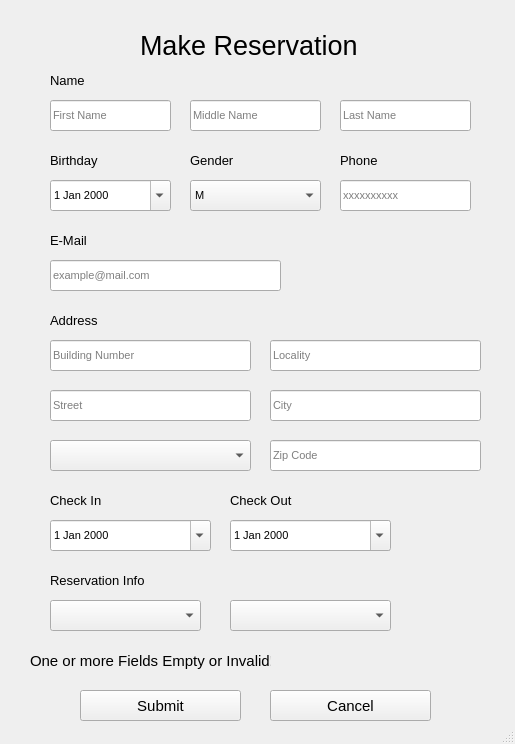
<?xml version="1.0" encoding="UTF-8"?>
<ui version="4.0">
 <class>make_reservation</class>
 <widget class="QMainWindow" name="make_reservation">
  <property name="geometry">
   <rect>
    <x>0</x>
    <y>0</y>
    <width>515</width>
    <height>744</height>
   </rect>
  </property>
  <property name="font">
   <font>
    <pointsize>6</pointsize>
   </font>
  </property>
  <property name="windowTitle">
   <string>MainWindow</string>
  </property>
  <property name="statusTip">
   <string/>
  </property>
  <property name="accessibleDescription">
   <string/>
  </property>
  <widget class="QWidget" name="centralwidget">
   <widget class="QPushButton" name="submit">
    <property name="geometry">
     <rect>
      <x>80</x>
      <y>690</y>
      <width>161</width>
      <height>31</height>
     </rect>
    </property>
    <property name="font">
     <font>
      <pointsize>11</pointsize>
     </font>
    </property>
    <property name="text">
     <string>Submit</string>
    </property>
   </widget>
   <widget class="QLabel" name="name_label">
    <property name="geometry">
     <rect>
      <x>50</x>
      <y>70</y>
      <width>51</width>
      <height>20</height>
     </rect>
    </property>
    <property name="font">
     <font>
      <pointsize>10</pointsize>
     </font>
    </property>
    <property name="toolTip">
     <string>&lt;html&gt;&lt;head/&gt;&lt;body&gt;&lt;p&gt;Name&lt;/p&gt;&lt;/body&gt;&lt;/html&gt;</string>
    </property>
    <property name="whatsThis">
     <string>&lt;html&gt;&lt;head/&gt;&lt;body&gt;&lt;p&gt;Name&lt;/p&gt;&lt;/body&gt;&lt;/html&gt;</string>
    </property>
    <property name="text">
     <string>Name</string>
    </property>
   </widget>
   <widget class="QLabel" name="birthday_label">
    <property name="geometry">
     <rect>
      <x>50</x>
      <y>150</y>
      <width>71</width>
      <height>21</height>
     </rect>
    </property>
    <property name="font">
     <font>
      <pointsize>10</pointsize>
     </font>
    </property>
    <property name="toolTip">
     <string>&lt;html&gt;&lt;head/&gt;&lt;body&gt;&lt;p&gt;Name&lt;/p&gt;&lt;/body&gt;&lt;/html&gt;</string>
    </property>
    <property name="whatsThis">
     <string>&lt;html&gt;&lt;head/&gt;&lt;body&gt;&lt;p&gt;Name&lt;/p&gt;&lt;/body&gt;&lt;/html&gt;</string>
    </property>
    <property name="text">
     <string>Birthday</string>
    </property>
   </widget>
   <widget class="QLabel" name="makereservation_lable">
    <property name="geometry">
     <rect>
      <x>140</x>
      <y>30</y>
      <width>261</width>
      <height>31</height>
     </rect>
    </property>
    <property name="font">
     <font>
      <pointsize>20</pointsize>
     </font>
    </property>
    <property name="text">
     <string>Make Reservation</string>
    </property>
   </widget>
   <widget class="QDateEdit" name="birthday">
    <property name="geometry">
     <rect>
      <x>50</x>
      <y>180</y>
      <width>121</width>
      <height>31</height>
     </rect>
    </property>
    <property name="font">
     <font>
      <pointsize>8</pointsize>
     </font>
    </property>
    <property name="calendarPopup">
     <bool>true</bool>
    </property>
   </widget>
   <widget class="QLabel" name="gender_label">
    <property name="geometry">
     <rect>
      <x>190</x>
      <y>150</y>
      <width>71</width>
      <height>21</height>
     </rect>
    </property>
    <property name="font">
     <font>
      <pointsize>10</pointsize>
     </font>
    </property>
    <property name="toolTip">
     <string>&lt;html&gt;&lt;head/&gt;&lt;body&gt;&lt;p&gt;Name&lt;/p&gt;&lt;/body&gt;&lt;/html&gt;</string>
    </property>
    <property name="whatsThis">
     <string>&lt;html&gt;&lt;head/&gt;&lt;body&gt;&lt;p&gt;Name&lt;/p&gt;&lt;/body&gt;&lt;/html&gt;</string>
    </property>
    <property name="text">
     <string>Gender</string>
    </property>
   </widget>
   <widget class="QComboBox" name="gender">
    <property name="geometry">
     <rect>
      <x>190</x>
      <y>180</y>
      <width>131</width>
      <height>31</height>
     </rect>
    </property>
    <property name="font">
     <font>
      <pointsize>8</pointsize>
     </font>
    </property>
    <item>
     <property name="text">
      <string>M</string>
     </property>
    </item>
    <item>
     <property name="text">
      <string>F</string>
     </property>
    </item>
   </widget>
   <widget class="QLabel" name="phone_label">
    <property name="geometry">
     <rect>
      <x>340</x>
      <y>150</y>
      <width>71</width>
      <height>21</height>
     </rect>
    </property>
    <property name="font">
     <font>
      <pointsize>10</pointsize>
     </font>
    </property>
    <property name="toolTip">
     <string>&lt;html&gt;&lt;head/&gt;&lt;body&gt;&lt;p&gt;Name&lt;/p&gt;&lt;/body&gt;&lt;/html&gt;</string>
    </property>
    <property name="whatsThis">
     <string>&lt;html&gt;&lt;head/&gt;&lt;body&gt;&lt;p&gt;Name&lt;/p&gt;&lt;/body&gt;&lt;/html&gt;</string>
    </property>
    <property name="text">
     <string>Phone</string>
    </property>
   </widget>
   <widget class="QLabel" name="email_label">
    <property name="geometry">
     <rect>
      <x>50</x>
      <y>230</y>
      <width>71</width>
      <height>21</height>
     </rect>
    </property>
    <property name="font">
     <font>
      <pointsize>10</pointsize>
     </font>
    </property>
    <property name="toolTip">
     <string>&lt;html&gt;&lt;head/&gt;&lt;body&gt;&lt;p&gt;Name&lt;/p&gt;&lt;/body&gt;&lt;/html&gt;</string>
    </property>
    <property name="whatsThis">
     <string>&lt;html&gt;&lt;head/&gt;&lt;body&gt;&lt;p&gt;Name&lt;/p&gt;&lt;/body&gt;&lt;/html&gt;</string>
    </property>
    <property name="text">
     <string>E-Mail</string>
    </property>
   </widget>
   <widget class="QLabel" name="address_label">
    <property name="geometry">
     <rect>
      <x>50</x>
      <y>310</y>
      <width>71</width>
      <height>21</height>
     </rect>
    </property>
    <property name="font">
     <font>
      <pointsize>10</pointsize>
     </font>
    </property>
    <property name="toolTip">
     <string>&lt;html&gt;&lt;head/&gt;&lt;body&gt;&lt;p&gt;Name&lt;/p&gt;&lt;/body&gt;&lt;/html&gt;</string>
    </property>
    <property name="whatsThis">
     <string>&lt;html&gt;&lt;head/&gt;&lt;body&gt;&lt;p&gt;Name&lt;/p&gt;&lt;/body&gt;&lt;/html&gt;</string>
    </property>
    <property name="text">
     <string>Address</string>
    </property>
   </widget>
   <widget class="QComboBox" name="state">
    <property name="geometry">
     <rect>
      <x>50</x>
      <y>440</y>
      <width>201</width>
      <height>31</height>
     </rect>
    </property>
    <property name="font">
     <font>
      <pointsize>8</pointsize>
     </font>
    </property>
    <property name="placeholderText">
     <string>State</string>
    </property>
    <item>
     <property name="text">
      <string>State</string>
     </property>
    </item>
    <item>
     <property name="text">
      <string>Andhra Pradesh</string>
     </property>
    </item>
    <item>
     <property name="text">
      <string>Arunachal Pradesh</string>
     </property>
    </item>
    <item>
     <property name="text">
      <string>Bihar</string>
     </property>
    </item>
    <item>
     <property name="text">
      <string>Chhattisgarh</string>
     </property>
    </item>
    <item>
     <property name="text">
      <string>Delhi</string>
     </property>
    </item>
    <item>
     <property name="text">
      <string>Goa</string>
     </property>
    </item>
    <item>
     <property name="text">
      <string>Gujarat</string>
     </property>
    </item>
    <item>
     <property name="text">
      <string>Haryana</string>
     </property>
    </item>
    <item>
     <property name="text">
      <string>Himachal Pradesh</string>
     </property>
    </item>
    <item>
     <property name="text">
      <string>Jharkhand</string>
     </property>
    </item>
    <item>
     <property name="text">
      <string>Karnataka</string>
     </property>
    </item>
    <item>
     <property name="text">
      <string>Kerala</string>
     </property>
    </item>
    <item>
     <property name="text">
      <string>Assam</string>
     </property>
    </item>
    <item>
     <property name="text">
      <string>Madhya Pradesh</string>
     </property>
    </item>
    <item>
     <property name="text">
      <string>Maharashtra</string>
     </property>
    </item>
    <item>
     <property name="text">
      <string>Manipur</string>
     </property>
    </item>
    <item>
     <property name="text">
      <string>Meghalaya</string>
     </property>
    </item>
    <item>
     <property name="text">
      <string>Mizoram</string>
     </property>
    </item>
    <item>
     <property name="text">
      <string>Nagaland</string>
     </property>
    </item>
    <item>
     <property name="text">
      <string>Odisha</string>
     </property>
    </item>
    <item>
     <property name="text">
      <string>Punjab</string>
     </property>
    </item>
    <item>
     <property name="text">
      <string>Rajasthan</string>
     </property>
    </item>
    <item>
     <property name="text">
      <string>Sikkim</string>
     </property>
    </item>
    <item>
     <property name="text">
      <string>Tamil Nadu</string>
     </property>
    </item>
    <item>
     <property name="text">
      <string>Telangana</string>
     </property>
    </item>
    <item>
     <property name="text">
      <string>Tripura</string>
     </property>
    </item>
    <item>
     <property name="text">
      <string>Uttarakhand</string>
     </property>
    </item>
    <item>
     <property name="text">
      <string>Uttar Pradesh</string>
     </property>
    </item>
    <item>
     <property name="text">
      <string>West Bengal</string>
     </property>
    </item>
   </widget>
   <widget class="QLabel" name="reservationinfo_label">
    <property name="geometry">
     <rect>
      <x>50</x>
      <y>570</y>
      <width>141</width>
      <height>21</height>
     </rect>
    </property>
    <property name="font">
     <font>
      <pointsize>10</pointsize>
     </font>
    </property>
    <property name="toolTip">
     <string>&lt;html&gt;&lt;head/&gt;&lt;body&gt;&lt;p&gt;Name&lt;/p&gt;&lt;/body&gt;&lt;/html&gt;</string>
    </property>
    <property name="whatsThis">
     <string>&lt;html&gt;&lt;head/&gt;&lt;body&gt;&lt;p&gt;Name&lt;/p&gt;&lt;/body&gt;&lt;/html&gt;</string>
    </property>
    <property name="text">
     <string>Reservation Info</string>
    </property>
   </widget>
   <widget class="QComboBox" name="guests">
    <property name="geometry">
     <rect>
      <x>50</x>
      <y>600</y>
      <width>151</width>
      <height>31</height>
     </rect>
    </property>
    <property name="font">
     <font>
      <pointsize>8</pointsize>
     </font>
    </property>
    <property name="placeholderText">
     <string>Number of People</string>
    </property>
    <item>
     <property name="text">
      <string>Number of People</string>
     </property>
    </item>
    <item>
     <property name="text">
      <string>1</string>
     </property>
    </item>
    <item>
     <property name="text">
      <string>2</string>
     </property>
    </item>
    <item>
     <property name="text">
      <string>3</string>
     </property>
    </item>
    <item>
     <property name="text">
      <string>4</string>
     </property>
    </item>
   </widget>
   <widget class="QComboBox" name="roomtype">
    <property name="geometry">
     <rect>
      <x>230</x>
      <y>600</y>
      <width>161</width>
      <height>31</height>
     </rect>
    </property>
    <property name="font">
     <font>
      <pointsize>8</pointsize>
     </font>
    </property>
    <property name="placeholderText">
     <string>Room Type</string>
    </property>
    <item>
     <property name="text">
      <string>Room Type</string>
     </property>
    </item>
   </widget>
   <widget class="QDateEdit" name="checkin">
    <property name="geometry">
     <rect>
      <x>50</x>
      <y>520</y>
      <width>161</width>
      <height>31</height>
     </rect>
    </property>
    <property name="font">
     <font>
      <pointsize>8</pointsize>
     </font>
    </property>
    <property name="calendarPopup">
     <bool>true</bool>
    </property>
   </widget>
   <widget class="QLabel" name="checkin_label">
    <property name="geometry">
     <rect>
      <x>50</x>
      <y>490</y>
      <width>111</width>
      <height>21</height>
     </rect>
    </property>
    <property name="font">
     <font>
      <pointsize>10</pointsize>
     </font>
    </property>
    <property name="toolTip">
     <string>&lt;html&gt;&lt;head/&gt;&lt;body&gt;&lt;p&gt;Name&lt;/p&gt;&lt;/body&gt;&lt;/html&gt;</string>
    </property>
    <property name="whatsThis">
     <string>&lt;html&gt;&lt;head/&gt;&lt;body&gt;&lt;p&gt;Name&lt;/p&gt;&lt;/body&gt;&lt;/html&gt;</string>
    </property>
    <property name="text">
     <string>Check In </string>
    </property>
   </widget>
   <widget class="QDateEdit" name="checkout">
    <property name="geometry">
     <rect>
      <x>230</x>
      <y>520</y>
      <width>161</width>
      <height>31</height>
     </rect>
    </property>
    <property name="font">
     <font>
      <pointsize>8</pointsize>
     </font>
    </property>
    <property name="calendarPopup">
     <bool>true</bool>
    </property>
   </widget>
   <widget class="QLabel" name="checkout_label">
    <property name="geometry">
     <rect>
      <x>230</x>
      <y>490</y>
      <width>131</width>
      <height>21</height>
     </rect>
    </property>
    <property name="font">
     <font>
      <pointsize>10</pointsize>
     </font>
    </property>
    <property name="toolTip">
     <string>&lt;html&gt;&lt;head/&gt;&lt;body&gt;&lt;p&gt;Name&lt;/p&gt;&lt;/body&gt;&lt;/html&gt;</string>
    </property>
    <property name="whatsThis">
     <string>&lt;html&gt;&lt;head/&gt;&lt;body&gt;&lt;p&gt;Name&lt;/p&gt;&lt;/body&gt;&lt;/html&gt;</string>
    </property>
    <property name="text">
     <string>Check Out </string>
    </property>
   </widget>
   <widget class="QPushButton" name="back">
    <property name="geometry">
     <rect>
      <x>270</x>
      <y>690</y>
      <width>161</width>
      <height>31</height>
     </rect>
    </property>
    <property name="font">
     <font>
      <pointsize>11</pointsize>
     </font>
    </property>
    <property name="text">
     <string>Cancel</string>
    </property>
   </widget>
   <widget class="QLineEdit" name="fname">
    <property name="geometry">
     <rect>
      <x>50</x>
      <y>100</y>
      <width>121</width>
      <height>31</height>
     </rect>
    </property>
    <property name="font">
     <font>
      <pointsize>8</pointsize>
     </font>
    </property>
    <property name="placeholderText">
     <string>First Name</string>
    </property>
   </widget>
   <widget class="QLineEdit" name="mname">
    <property name="geometry">
     <rect>
      <x>190</x>
      <y>100</y>
      <width>131</width>
      <height>31</height>
     </rect>
    </property>
    <property name="font">
     <font>
      <pointsize>8</pointsize>
     </font>
    </property>
    <property name="cursor">
     <cursorShape>IBeamCursor</cursorShape>
    </property>
    <property name="placeholderText">
     <string>Middle Name</string>
    </property>
   </widget>
   <widget class="QLineEdit" name="lname">
    <property name="geometry">
     <rect>
      <x>340</x>
      <y>100</y>
      <width>131</width>
      <height>31</height>
     </rect>
    </property>
    <property name="font">
     <font>
      <pointsize>8</pointsize>
     </font>
    </property>
    <property name="cursor">
     <cursorShape>IBeamCursor</cursorShape>
    </property>
    <property name="placeholderText">
     <string>Last Name</string>
    </property>
   </widget>
   <widget class="QLineEdit" name="phone">
    <property name="geometry">
     <rect>
      <x>340</x>
      <y>180</y>
      <width>131</width>
      <height>31</height>
     </rect>
    </property>
    <property name="font">
     <font>
      <pointsize>8</pointsize>
     </font>
    </property>
    <property name="cursor">
     <cursorShape>IBeamCursor</cursorShape>
    </property>
    <property name="placeholderText">
     <string>xxxxxxxxxx</string>
    </property>
   </widget>
   <widget class="QLineEdit" name="email">
    <property name="geometry">
     <rect>
      <x>50</x>
      <y>260</y>
      <width>231</width>
      <height>31</height>
     </rect>
    </property>
    <property name="font">
     <font>
      <pointsize>8</pointsize>
     </font>
    </property>
    <property name="cursor">
     <cursorShape>IBeamCursor</cursorShape>
    </property>
    <property name="placeholderText">
     <string>example@mail.com</string>
    </property>
   </widget>
   <widget class="QLineEdit" name="buildingno">
    <property name="geometry">
     <rect>
      <x>50</x>
      <y>340</y>
      <width>201</width>
      <height>31</height>
     </rect>
    </property>
    <property name="font">
     <font>
      <pointsize>8</pointsize>
     </font>
    </property>
    <property name="placeholderText">
     <string>Building Number</string>
    </property>
   </widget>
   <widget class="QLineEdit" name="locality">
    <property name="geometry">
     <rect>
      <x>270</x>
      <y>340</y>
      <width>211</width>
      <height>31</height>
     </rect>
    </property>
    <property name="font">
     <font>
      <pointsize>8</pointsize>
     </font>
    </property>
    <property name="placeholderText">
     <string>Locality</string>
    </property>
   </widget>
   <widget class="QLineEdit" name="city">
    <property name="geometry">
     <rect>
      <x>270</x>
      <y>390</y>
      <width>211</width>
      <height>31</height>
     </rect>
    </property>
    <property name="font">
     <font>
      <pointsize>8</pointsize>
     </font>
    </property>
    <property name="placeholderText">
     <string>City</string>
    </property>
   </widget>
   <widget class="QLineEdit" name="street">
    <property name="geometry">
     <rect>
      <x>50</x>
      <y>390</y>
      <width>201</width>
      <height>31</height>
     </rect>
    </property>
    <property name="font">
     <font>
      <pointsize>8</pointsize>
     </font>
    </property>
    <property name="placeholderText">
     <string>Street</string>
    </property>
   </widget>
   <widget class="QLineEdit" name="pincode">
    <property name="geometry">
     <rect>
      <x>270</x>
      <y>440</y>
      <width>211</width>
      <height>31</height>
     </rect>
    </property>
    <property name="font">
     <font>
      <pointsize>8</pointsize>
     </font>
    </property>
    <property name="placeholderText">
     <string>Zip Code</string>
    </property>
   </widget>
   <widget class="QLabel" name="infoinvalid_label">
    <property name="geometry">
     <rect>
      <x>30</x>
      <y>650</y>
      <width>241</width>
      <height>21</height>
     </rect>
    </property>
    <property name="font">
     <font>
      <pointsize>11</pointsize>
     </font>
    </property>
    <property name="toolTip">
     <string>&lt;html&gt;&lt;head/&gt;&lt;body&gt;&lt;p&gt;Name&lt;/p&gt;&lt;/body&gt;&lt;/html&gt;</string>
    </property>
    <property name="whatsThis">
     <string>&lt;html&gt;&lt;head/&gt;&lt;body&gt;&lt;p&gt;Name&lt;/p&gt;&lt;/body&gt;&lt;/html&gt;</string>
    </property>
    <property name="text">
     <string>One or more Fields Empty or Invalid!</string>
    </property>
   </widget>
  </widget>
  <widget class="QStatusBar" name="statusbar"/>
 </widget>
 <tabstops>
  <tabstop>birthday</tabstop>
  <tabstop>gender</tabstop>
  <tabstop>submit</tabstop>
 </tabstops>
 <resources/>
 <connections/>
</ui>
